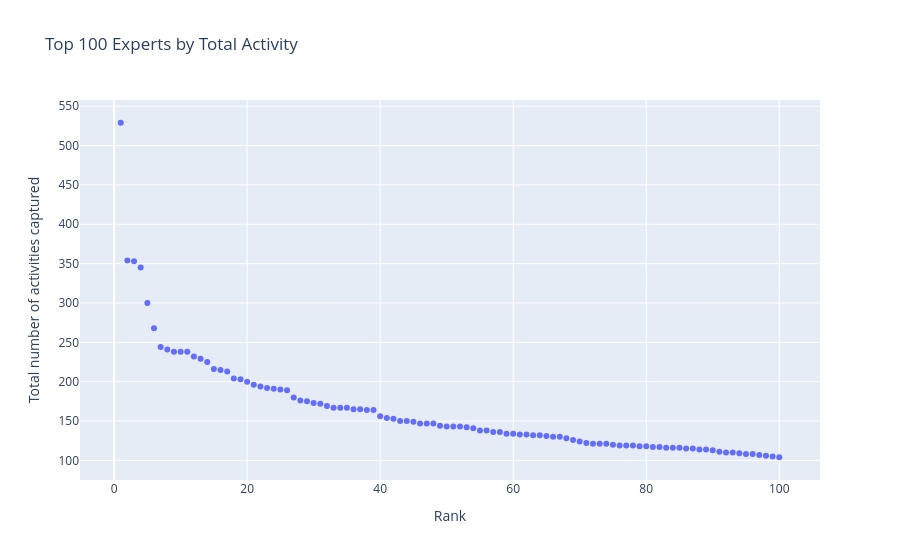

Notebook code cell kept with this figure:
### Code cell
top100["Rank"] = range(1, 101)

fig = px.scatter(
    top100,
    x="Rank",
    y="Total number of activities captured",
    hover_name="Name",
    title="Top 100 Experts by Total Activity"
)

fig.show()

### Figure 1 — Plotly figure (JSON) as saved in the notebook; plotly's stock layout.template omitted (floating-point values rounded to 4 significant figures)
{"data": [{"hovertemplate": "<b>%{hovertext}</b><br><br>Rank=%{x}<br>Total number of activities captured=%{y}<extra></extra>", "hovertext": ["Massimo Filippi", "Ludwig Kappos", "Xavier Montalban", "Maria A Rocca", "Jens Kuhle", "Friedemann Paul", "Tjalf Ziemssen", "Heinz Wiendl", "Amit Bar-Or", "Francesco Patti", "Bruce Cree", "Serkan Ozakbas", "Gavin Giovannoni", "Tanuja Chitnis", "Maria Pia Amato", "Frederik Barkhof", "Helmut Butzkueven", "Jeannette Lechner-Scott", "Matilde Inglese", "Giancarlo Comi", "Jiwon Oh", "Cristina Granziera", "Bianca Weinstock-Guttman", "Sven G Meuth", "Douglas L Arnold", "Vincenzo Brescia Morra", "Ruth Ann Marrie", "Thomas Berger", "Jeffrey A Cohen", "Daniel S Reich", "Maria Pia Sormani", "Mohammad Ali Sahraian", "Riley Bove", "Anneke Van der Walt", "Robert W Motl", "Paolo Preziosa", "Tomas Kalincik", "Celia Oreja-Guevara", "Joep Killestein", "Eleonora Cocco", "Maria Trojano", "Melinda Magyari", "Peter A Calabresi", "Olga Ciccarelli", "Roberta Lanzillo", "Robert Zivadinov", "Michael Barnett", "Finn Sellebjerg", "Fredrik Piehl", "Mark S Freedman", "Jérôme De Seze", "Dana Horakova", "Patrick Vermersch", "Jan Hillert", "Daniel Ontaneda", "Vahid Shaygannejad", "Anthony Traboulsee", "Gary Cutter", "Raed Alroughani", "Mar Tintoré", "Ralf Gold", "Alexandre Prat", "Eva Strijbis", "Menno M Schoonheim", "Bruce V Taylor", "Tomas Olsson", "Antonio Gallo", "Robert J Fox", "Jaume Sastre-Garriga", "Alex Rovira Cañellas", "Sara Eichau Madueño", "Gabriel Bsteh", "Kathryn C Fitzgerald", "Stephen L Hauser", "Giacomo Lus", "Richard Nicholas", "Krzysztof Selmaj", "Emmanuelle Waubant", "Claudio Gasperini", "Diego Centonze", "Jennifer Graves", "Michael Levy", "Lucia Moiola", "Christine Lebrun-Frenay", "Jacqueline Palace", "Kerstin Hellwig", "Carlo Pozzilli", "Enrique Alvarez", "Bernhard Hemmer", "Amber Salter", "Ho Jin Kim", "Sandra Vukusic", "Nicola De Stefano", "Jorge Correale", "Edgar Carnero Contentti", "Elisabetta Pagani", "Pascal Benkert", "Ellen M Mowry", "Marcello Moccia", "Simona Bonavita"], "legendgroup": "", "marker": {"color": "#636efa", "symbol": "circle"}, "mode": "markers", "name": "", "orientation": "v", "showlegend": false, "type": "scatter", "x": [1, 2, 3, 4, 5, 6, 7, 8, 9, 10, 11, 12, 13, 14, 15, 16, 17, 18, 19, 20, 21, 22, 23, 24, 25, 26, 27, 28, 29, 30, 31, 32, 33, 34, 35, 36, 37, 38, 39, 40, 41, 42, 43, 44, 45, 46, 47, 48, 49, 50, 51, 52, 53, 54, 55, 56, 57, 58, 59, 60, 61, 62, 63, 64, 65, 66, 67, 68, 69, 70, 71, 72, 73, 74, 75, 76, 77, 78, 79, 80, 81, 82, 83, 84, 85, 86, 87, 88, 89, 90, 91, 92, 93, 94, 95, 96, 97, 98, 99, 100], "xaxis": "x", "y": [529, 354, 353, 345, 300, 268, 244, 241, 238, 238, 238, 232, 229, 225, 216, 215, 213, 204, 203, 200, 196, 194, 192, 191, 190, 189, 180, 176, 175, 173, 172, 169, 167, 167, 167, 165, 165, 164, 164, 156, 154, 153, 150, 150, 149, 147, 147, 147, 144, 143, 143, 143, 142, 141, 138, 138, 136, 136, 134, 134, 133, 133, 132, 132, 131, 130, 130, 128, 126, 124, 122, 121, 121, 121, 120, 119, 119, 119, 118, 118, 117, 117, 116, 116, 116, 115, 115, 114, 114, 113, 111, 110, 110, 109, 108, 108, 107, 106, 105, 104], "yaxis": "y"}], "layout": {"legend": {"tracegroupgap": 0}, "title": {"text": "Top 100 Experts by Total Activity"}, "xaxis": {"anchor": "y", "domain": [0, 1], "title": {"text": "Rank"}}, "yaxis": {"anchor": "x", "domain": [0, 1], "title": {"text": "Total number of activities captured"}}}}
